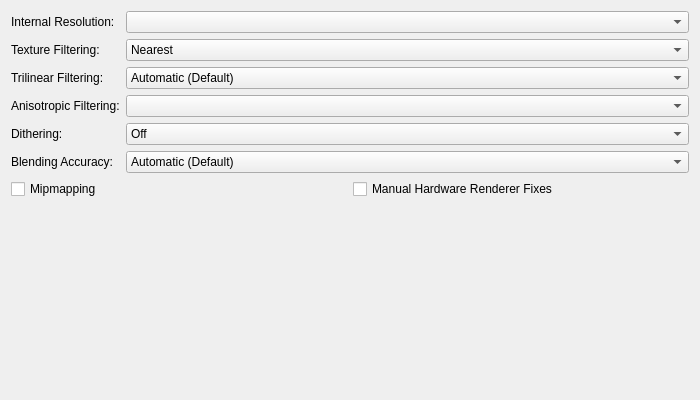
<?xml version="1.0" encoding="UTF-8"?>
<ui version="4.0">
 <class>GraphicsHardwareRenderingSettingsTab</class>
 <widget class="QWidget" name="GraphicsHardwareRenderingSettingsTab">
  <property name="geometry">
   <rect>
    <x>0</x>
    <y>0</y>
    <width>700</width>
    <height>400</height>
   </rect>
  </property>
  <property name="windowTitle">
   <string/>
  </property>
  <layout class="QGridLayout" name="gridLayout" columnstretch="0,1">
   <item row="1" column="0">
    <widget class="QLabel" name="textureFilteringLabel">
     <property name="text">
      <string>Texture Filtering:</string>
     </property>
    </widget>
   </item>
   <item row="4" column="1">
    <widget class="QComboBox" name="dithering">
     <item>
      <property name="text">
       <string>Off</string>
      </property>
     </item>
     <item>
      <property name="text">
       <string>Scaled</string>
      </property>
     </item>
     <item>
      <property name="text">
       <string>Unscaled (Default)</string>
      </property>
     </item>
     <item>
      <property name="text">
       <string>Force 32bit</string>
      </property>
     </item>
    </widget>
   </item>
   <item row="6" column="0" colspan="2">
    <layout class="QGridLayout" name="hardwareRenderingOptionsLayout">
     <item row="0" column="1">
      <widget class="QCheckBox" name="enableHWFixes">
       <property name="text">
        <string>Manual Hardware Renderer Fixes</string>
       </property>
      </widget>
     </item>
     <item row="0" column="0">
      <widget class="QCheckBox" name="mipmapping">
       <property name="text">
        <string>Mipmapping</string>
       </property>
      </widget>
     </item>
    </layout>
   </item>
   <item row="3" column="0">
    <widget class="QLabel" name="anisotropicFilteringLabel">
     <property name="text">
      <string>Anisotropic Filtering:</string>
     </property>
    </widget>
   </item>
   <item row="3" column="1">
    <widget class="QComboBox" name="anisotropicFiltering"/>
   </item>
   <item row="0" column="0">
    <widget class="QLabel" name="internalResLabel">
     <property name="text">
      <string>Internal Resolution:</string>
     </property>
    </widget>
   </item>
   <item row="0" column="1">
    <widget class="QComboBox" name="upscaleMultiplier"/>
   </item>
   <item row="1" column="1">
    <widget class="QComboBox" name="textureFiltering">
     <item>
      <property name="text">
       <string>Nearest</string>
      </property>
     </item>
     <item>
      <property name="text">
       <string>Bilinear (Forced)</string>
      </property>
     </item>
     <item>
      <property name="text">
       <string>Bilinear (PS2)</string>
      </property>
     </item>
     <item>
      <property name="text">
       <string>Bilinear (Forced excluding sprite)</string>
      </property>
     </item>
    </widget>
   </item>
   <item row="4" column="0">
    <widget class="QLabel" name="ditheringLabel">
     <property name="text">
      <string>Dithering:</string>
     </property>
    </widget>
   </item>
   <item row="5" column="1">
    <widget class="QComboBox" name="blending">
     <item>
      <property name="text">
       <string>Automatic (Default)</string>
      </property>
     </item>
     <item>
      <property name="text">
       <string>Minimum</string>
      </property>
     </item>
     <item>
      <property name="text">
       <string>Basic</string>
      </property>
     </item>
     <item>
      <property name="text">
       <string>Medium</string>
      </property>
     </item>
     <item>
      <property name="text">
       <string>High</string>
      </property>
     </item>
     <item>
      <property name="text">
       <string>Full (Slow)</string>
      </property>
     </item>
     <item>
      <property name="text">
       <string>Maximum (Very Slow)</string>
      </property>
     </item>
    </widget>
   </item>
   <item row="2" column="1">
    <widget class="QComboBox" name="trilinearFiltering">
     <item>
      <property name="text">
       <string>Automatic (Default)</string>
      </property>
     </item>
     <item>
      <property name="text">
       <string>Off (None)</string>
      </property>
     </item>
     <item>
      <property name="text">
       <string>Trilinear (PS2)</string>
      </property>
     </item>
     <item>
      <property name="text">
       <string>Trilinear (Forced)</string>
      </property>
     </item>
    </widget>
   </item>
   <item row="5" column="0">
    <widget class="QLabel" name="blendingLabel">
     <property name="text">
      <string>Blending Accuracy:</string>
     </property>
    </widget>
   </item>
   <item row="2" column="0">
    <widget class="QLabel" name="trilinearFilterLabel">
     <property name="text">
      <string>Trilinear Filtering:</string>
     </property>
    </widget>
   </item>
   <item row="7" column="0">
    <spacer name="verticalSpacer">
     <property name="orientation">
      <enum>Qt::Vertical</enum>
     </property>
     <property name="sizeHint" stdset="0">
      <size>
       <width>20</width>
       <height>0</height>
      </size>
     </property>
    </spacer>
   </item>
  </layout>
 </widget>
 <resources/>
 <connections/>
</ui>
